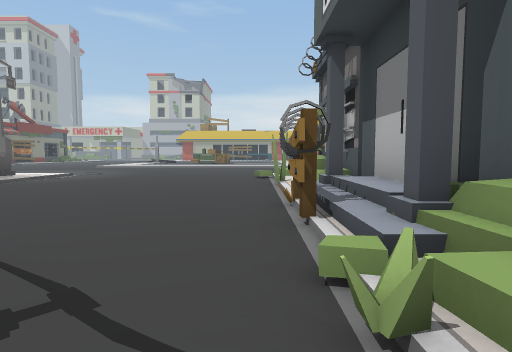
view 1 (above)

24 first-person views from a walk through a 3-D level made in the Unity game engine. The camera is 1.5 m above the floor, tilts 4° down and sees 80° across. The floor is counted in squares, 2 m on a side. Each view is taken from the middle of a square. On the plan, view 1 faces up. The plan holds only what a view shows up to about 10 squares ahead; the rest is blank. The place goes on beyond the plan. The player character is not drawn.

view 2
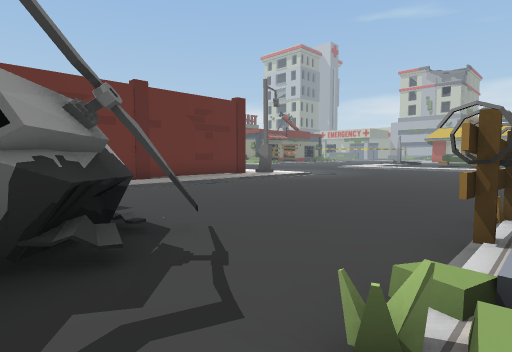

view 3
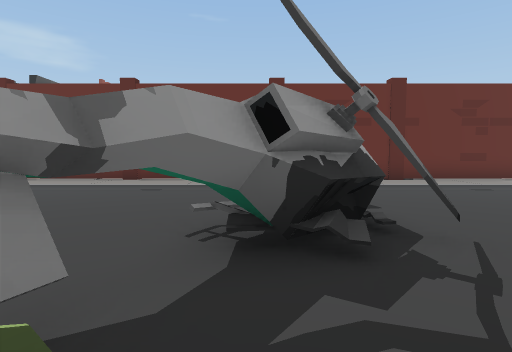

view 4
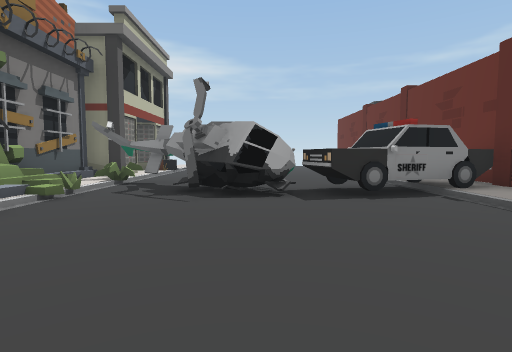

view 5
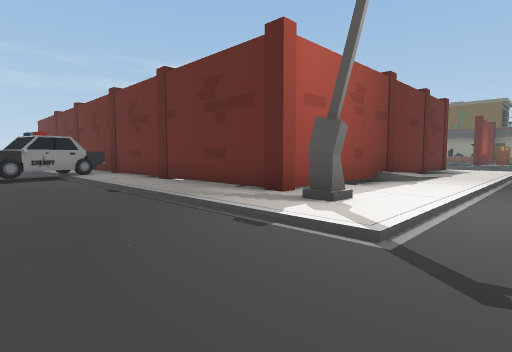

view 6
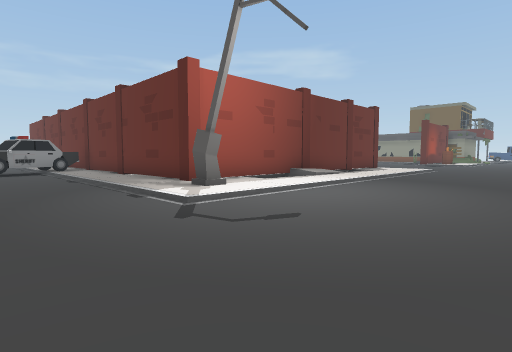

view 7
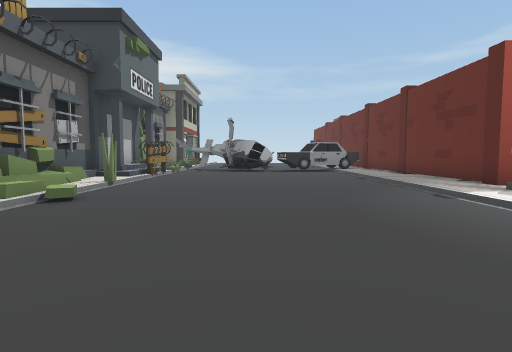

view 8
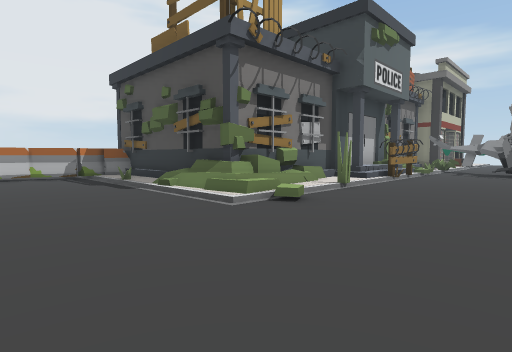

view 9
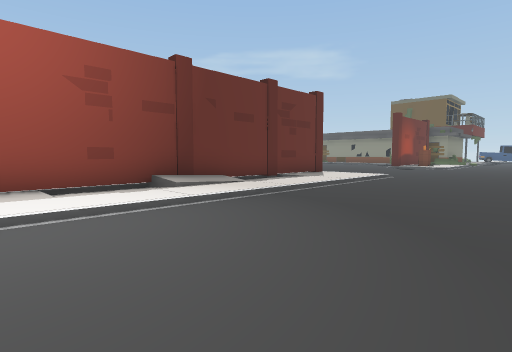

view 10
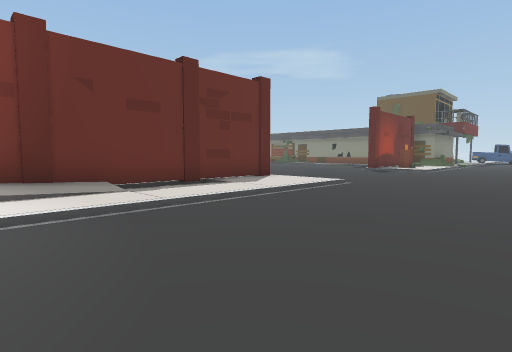

view 11
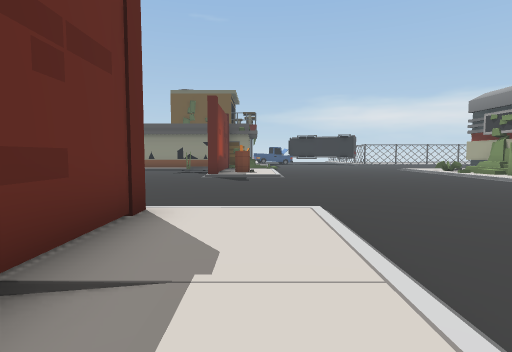

view 12
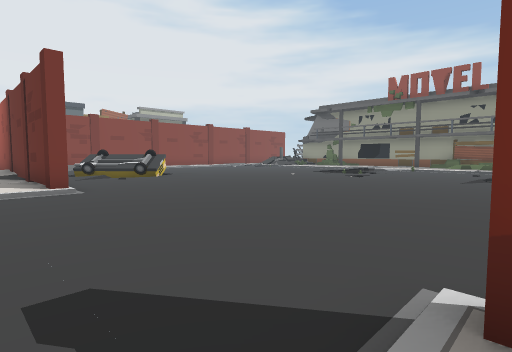

view 13
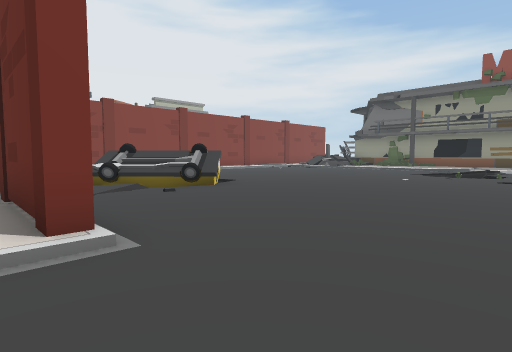

view 14
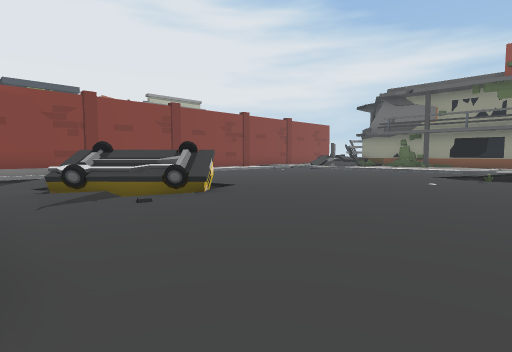

view 15
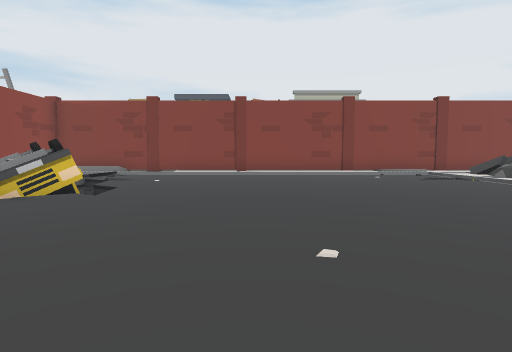

view 16
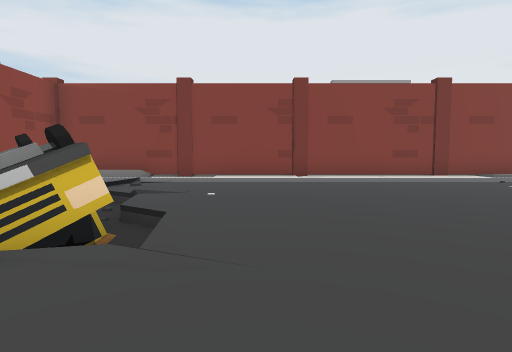

view 17
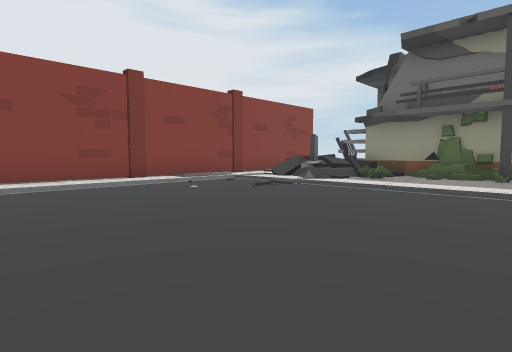

view 18
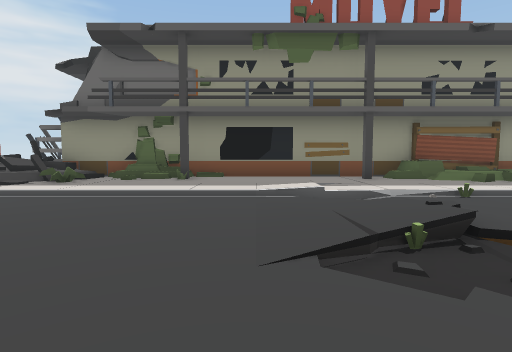

view 19
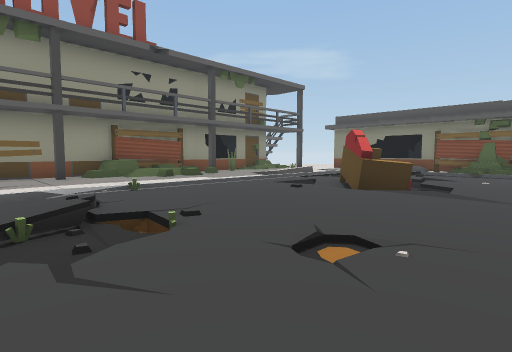

view 20
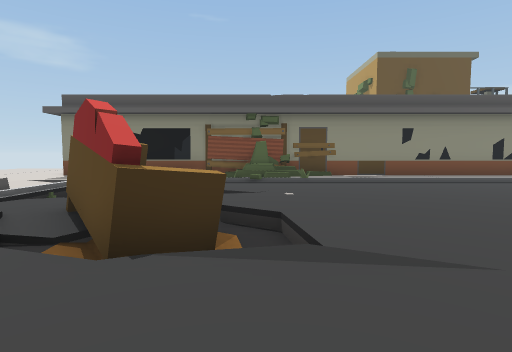

view 21
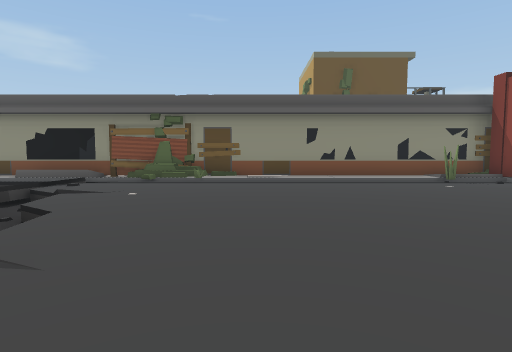

view 22
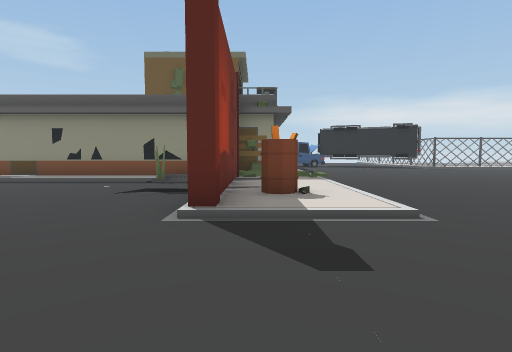

view 23
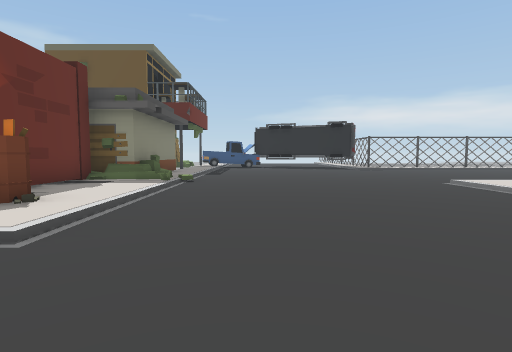

view 24
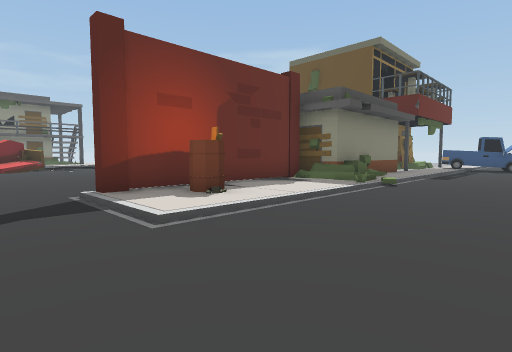

### Floor plan
Key: @ floor where view 1 was taken; # wall or solid block; . main floor; : floor 0.25 m higher than the main floor; - floor 0.25 m lower than the main floor; _ floor 0.5 m lower than the main floor; / step, stairs or slope; = window, fence, low wall or low ledge; B barrel; O other object.
Columns run from 35 left of view 1 to 3 right of it. Each row starts with its distance up from view 1.
 15  ..............   ...............
 14  .....................................
 13 .......................................
 12 .......................................
 11 /////////......./////////////.......///
 10 ###/:::/:.......:::::///:::#:......//##
  9   # :::B:.......:::..///./:::.......:#
  8   #######.......############:.......:#
  7   #:.._..............//////#:.......:#
  6   #:#.............. OOO////#:......./#
  5   #:...............OOO//=/ #:.......##
  4   #:................OO/=.. #:......###
  3   #:...............///....:#:......###
  2   #:......................:#:....#..=#
  1   #.......................:#OOO.##..=#
  0   #:......................:#OOO###.@:#
 -1   #/......................:#:..  #####
 -2   ##....///...............:#:...... ##
 -3   #./.=_OO/...=/-.........:#:....   #
 -4   #///#OOO....///.........:#:...
 -5   #//  O//.....//........./#:..
 -6   #//////......//....../.. #:
 -7   #://// ..::::::::::::/::
 -8   #:::    ::::::/:::::=/=
 -9   :::     /////::::#::==#
-10          #######::#######
-11                ####    #

Positions as (right, up) in squares from view 1, and headings:
1: (0, 0), facing up
2: (1, 0), facing up-left
3: (1, 0), facing left
4: (-3, 7), facing down
5: (-4, 12), facing down-left
6: (-4, 15), facing down-left
7: (-3, 15), facing down
8: (-3, 14), facing down-right
9: (-9, 15), facing down-left
10: (-12, 15), facing down-left
11: (-15, 10), facing left
12: (-27, 10), facing down-right
13: (-22, 9), facing down-right
14: (-21, 8), facing down-right
15: (-21, 0), facing right
16: (-18, 2), facing right
17: (-17, 0), facing down-right
18: (-18, -1), facing down
19: (-19, 0), facing down-left
20: (-23, -2), facing left
21: (-23, 1), facing left
22: (-23, 9), facing left
23: (-24, 13), facing left
24: (-25, 14), facing down-left
